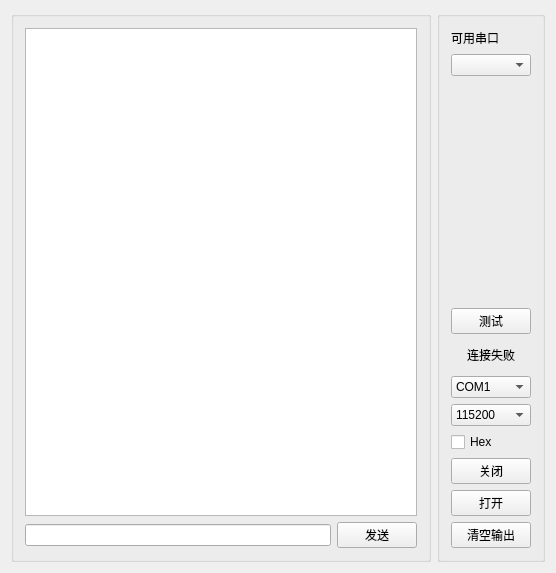
<?xml version="1.0" encoding="UTF-8"?>
<ui version="4.0">
 <class>Serial</class>
 <widget class="QMainWindow" name="Serial">
  <property name="geometry">
   <rect>
    <x>0</x>
    <y>0</y>
    <width>556</width>
    <height>573</height>
   </rect>
  </property>
  <property name="windowTitle">
   <string>Serial</string>
  </property>
  <widget class="QWidget" name="centralWidget">
   <layout class="QHBoxLayout" name="horizontalLayout_2">
    <item>
     <widget class="QGroupBox" name="groupBox">
      <property name="title">
       <string/>
      </property>
      <layout class="QVBoxLayout" name="verticalLayout">
       <item>
        <widget class="QPlainTextEdit" name="plainTextEdit"/>
       </item>
       <item>
        <layout class="QHBoxLayout" name="horizontalLayout">
         <item>
          <widget class="QLineEdit" name="line_send_data"/>
         </item>
         <item>
          <widget class="QPushButton" name="btn_send">
           <property name="text">
            <string>发送</string>
           </property>
          </widget>
         </item>
        </layout>
       </item>
      </layout>
     </widget>
    </item>
    <item>
     <widget class="QGroupBox" name="groupBox_2">
      <property name="title">
       <string/>
      </property>
      <layout class="QVBoxLayout" name="verticalLayout_2">
       <item>
        <widget class="QLabel" name="label_2">
         <property name="maximumSize">
          <size>
           <width>16777215</width>
           <height>20</height>
          </size>
         </property>
         <property name="text">
          <string>可用串口</string>
         </property>
        </widget>
       </item>
       <item>
        <widget class="QComboBox" name="comboBox">
         <property name="maximumSize">
          <size>
           <width>200</width>
           <height>16777215</height>
          </size>
         </property>
        </widget>
       </item>
       <item>
        <widget class="QLabel" name="labelInfo">
         <property name="text">
          <string/>
         </property>
        </widget>
       </item>
       <item>
        <widget class="QPushButton" name="testBtn">
         <property name="text">
          <string>测试</string>
         </property>
        </widget>
       </item>
       <item>
        <widget class="QLabel" name="lab_status">
         <property name="sizePolicy">
          <sizepolicy hsizetype="Preferred" vsizetype="Preferred">
           <horstretch>0</horstretch>
           <verstretch>0</verstretch>
          </sizepolicy>
         </property>
         <property name="maximumSize">
          <size>
           <width>16777215</width>
           <height>30</height>
          </size>
         </property>
         <property name="text">
          <string>连接失败</string>
         </property>
         <property name="alignment">
          <set>Qt::AlignCenter</set>
         </property>
        </widget>
       </item>
       <item>
        <widget class="QComboBox" name="cmb_port_name">
         <item>
          <property name="text">
           <string>COM1</string>
          </property>
         </item>
         <item>
          <property name="text">
           <string>COM2</string>
          </property>
         </item>
         <item>
          <property name="text">
           <string>COM3</string>
          </property>
         </item>
         <item>
          <property name="text">
           <string>COM4</string>
          </property>
         </item>
         <item>
          <property name="text">
           <string>COM5</string>
          </property>
         </item>
         <item>
          <property name="text">
           <string>COM6</string>
          </property>
         </item>
         <item>
          <property name="text">
           <string>COM7</string>
          </property>
         </item>
         <item>
          <property name="text">
           <string>COM8</string>
          </property>
         </item>
         <item>
          <property name="text">
           <string>COM9</string>
          </property>
         </item>
         <item>
          <property name="text">
           <string>COM10</string>
          </property>
         </item>
        </widget>
       </item>
       <item>
        <widget class="QComboBox" name="cmb_baud_rate">
         <item>
          <property name="text">
           <string>115200</string>
          </property>
         </item>
         <item>
          <property name="text">
           <string>57600</string>
          </property>
         </item>
         <item>
          <property name="text">
           <string>38400</string>
          </property>
         </item>
         <item>
          <property name="text">
           <string>19200</string>
          </property>
         </item>
         <item>
          <property name="text">
           <string>9600</string>
          </property>
         </item>
         <item>
          <property name="text">
           <string>4800</string>
          </property>
         </item>
         <item>
          <property name="text">
           <string>2400</string>
          </property>
         </item>
         <item>
          <property name="text">
           <string>1200</string>
          </property>
         </item>
        </widget>
       </item>
       <item>
        <widget class="QCheckBox" name="checkBox">
         <property name="text">
          <string>Hex</string>
         </property>
        </widget>
       </item>
       <item>
        <widget class="QPushButton" name="btn_close">
         <property name="text">
          <string>关闭</string>
         </property>
        </widget>
       </item>
       <item>
        <widget class="QPushButton" name="btn_open">
         <property name="text">
          <string>打开</string>
         </property>
        </widget>
       </item>
       <item>
        <widget class="QPushButton" name="btn_clear">
         <property name="text">
          <string>清空输出</string>
         </property>
        </widget>
       </item>
      </layout>
     </widget>
    </item>
   </layout>
  </widget>
 </widget>
 <layoutdefault spacing="6" margin="11"/>
 <resources/>
 <connections/>
</ui>
